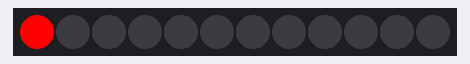
The sketch below on a simulated Arduino Uno, built with avr-gcc and run on an emulated ATmega328P. Parts: 12 RGB LEDs in strip order, left to right.

Above: at 0.1 s.
At 1.1 s:
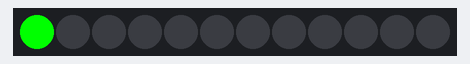
At 2.1 s:
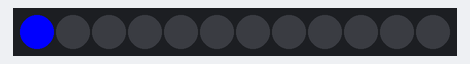

Measured:
- by itself, everything shown: repeats every 3.0 s, in 3 steps
- what the display in image 1 shows lasts 1.0 s, from 1.0 s to 2.0 s

The sketch:

setPixelColor_cpp.ino
```cpp
#include <Adafruit_NeoPixel.h>
#define LEDPIN 12 // connect the Data from the strip to this pin on the Arduino
#define NUMBER_PIEXELS 12 // the number of pixels in your LED strip
Adafruit_NeoPixel strip = Adafruit_NeoPixel(NUMBER_PIEXELS, LEDPIN, NEO_GRB + NEO_KHZ800);

void setup() {
  strip.begin(); // initialize all the variables
  strip.show(); // Initialize all pixels in the strip to be off
}

void loop() {
  strip.setPixelColor(0, 255, 0, 0); // set pixel 0 to be red
  strip.show();
  delay(1000);
  strip.setPixelColor(0, 0, 255, 0); // set pixel 0 to be green
  strip.show();
  delay(1000);
  strip.setPixelColor(0, 0, 0, 255); // set pixel 0 to be blue
  strip.show();
  delay(1000);
}
```
